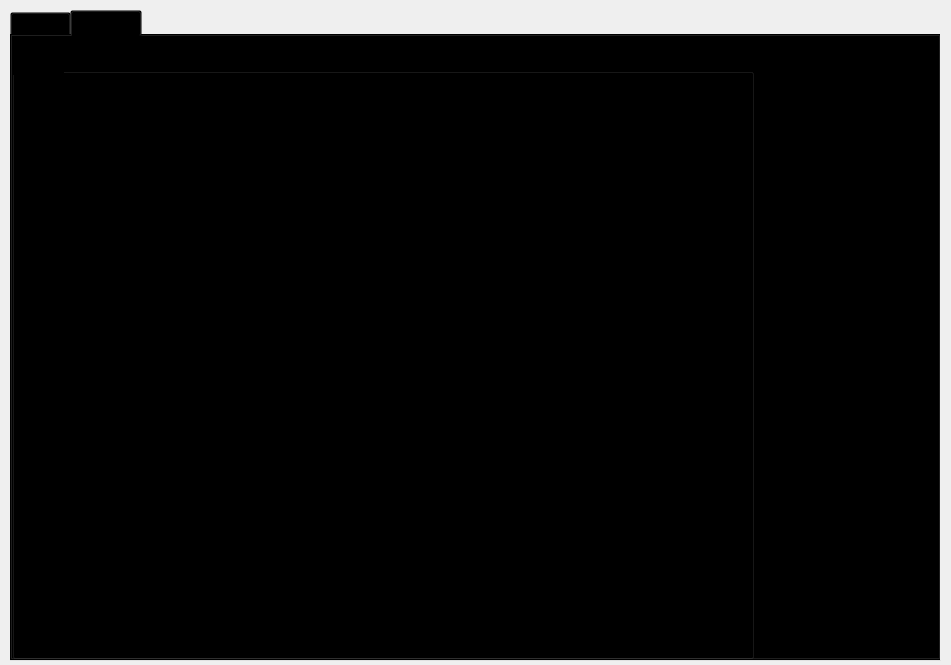
<?xml version="1.0" encoding="UTF-8"?>
<ui version="4.0">
 <class>Form</class>
 <widget class="QWidget" name="Form">
  <property name="geometry">
   <rect>
    <x>0</x>
    <y>0</y>
    <width>951</width>
    <height>665</height>
   </rect>
  </property>
  <property name="windowTitle">
   <string>Form</string>
  </property>
  <widget class="QFrame" name="frame">
   <property name="geometry">
    <rect>
     <x>0</x>
     <y>0</y>
     <width>951</width>
     <height>671</height>
    </rect>
   </property>
   <property name="styleSheet">
    <string notr="true">  background-color: transparent;
</string>
   </property>
   <property name="frameShape">
    <enum>QFrame::StyledPanel</enum>
   </property>
   <property name="frameShadow">
    <enum>QFrame::Raised</enum>
   </property>
   <layout class="QVBoxLayout" name="verticalLayout_2">
    <item>
     <widget class="QTabWidget" name="tabWidget">
      <property name="currentIndex">
       <number>1</number>
      </property>
      <widget class="QWidget" name="tab">
       <property name="styleSheet">
        <string notr="true">QWidget#tab{border-image: url(:/img/img/Desktop_-_4.png);}
</string>
       </property>
       <attribute name="title">
        <string>AI画图</string>
       </attribute>
       <widget class="QLineEdit" name="lineEdit_3">
        <property name="geometry">
         <rect>
          <x>550</x>
          <y>270</y>
          <width>271</width>
          <height>41</height>
         </rect>
        </property>
        <property name="styleSheet">
         <string notr="true">font: 20 10pt &quot;阿里妈妈方圆体 VF Light&quot;;
color:#000000;
border:none;
background-color: rgba(255, 255, 255, 0);</string>
        </property>
        <property name="text">
         <string/>
        </property>
        <property name="alignment">
         <set>Qt::AlignCenter</set>
        </property>
       </widget>
       <widget class="QLabel" name="width_label">
        <property name="geometry">
         <rect>
          <x>560</x>
          <y>360</y>
          <width>41</width>
          <height>41</height>
         </rect>
        </property>
        <property name="styleSheet">
         <string notr="true">font: 63 10pt &quot;阿里妈妈方圆体 VF SemiBold&quot;;</string>
        </property>
        <property name="text">
         <string>宽度</string>
        </property>
       </widget>
       <widget class="QComboBox" name="widthcomboBox">
        <property name="geometry">
         <rect>
          <x>610</x>
          <y>370</y>
          <width>61</width>
          <height>21</height>
         </rect>
        </property>
        <property name="styleSheet">
         <string notr="true">QComboBox#widthcomboBox::drop-down{
        image:url(:/img/img/Vector_2.png)
        } 
QComboBox#widthcomboBox::drop-down:hover{
        background-color:red
        }
</string>
        </property>
        <item>
         <property name="text">
          <string>512</string>
         </property>
        </item>
        <item>
         <property name="text">
          <string>640</string>
         </property>
        </item>
        <item>
         <property name="text">
          <string>680</string>
         </property>
        </item>
        <item>
         <property name="text">
          <string>720</string>
         </property>
        </item>
        <item>
         <property name="text">
          <string>768</string>
         </property>
        </item>
        <item>
         <property name="text">
          <string>1024</string>
         </property>
        </item>
        <item>
         <property name="text">
          <string>1280</string>
         </property>
        </item>
       </widget>
       <widget class="QLabel" name="height_label">
        <property name="geometry">
         <rect>
          <x>720</x>
          <y>360</y>
          <width>41</width>
          <height>41</height>
         </rect>
        </property>
        <property name="styleSheet">
         <string notr="true">font: 63 10pt &quot;阿里妈妈方圆体 VF SemiBold&quot;;</string>
        </property>
        <property name="text">
         <string>高度</string>
        </property>
       </widget>
       <widget class="QComboBox" name="heightcomboBox">
        <property name="geometry">
         <rect>
          <x>770</x>
          <y>370</y>
          <width>61</width>
          <height>21</height>
         </rect>
        </property>
        <property name="styleSheet">
         <string notr="true">QComboBox#heightcomboBox::drop-down{
        image:url(:/img/img/Vector_2.png)
        } 
QComboBox#heightcomboBox::drop-down:hover{
        background-color:red
        }
</string>
        </property>
        <item>
         <property name="text">
          <string>512</string>
         </property>
        </item>
        <item>
         <property name="text">
          <string>360</string>
         </property>
        </item>
        <item>
         <property name="text">
          <string>480</string>
         </property>
        </item>
        <item>
         <property name="text">
          <string>640</string>
         </property>
        </item>
        <item>
         <property name="text">
          <string>680</string>
         </property>
        </item>
        <item>
         <property name="text">
          <string>720</string>
         </property>
        </item>
        <item>
         <property name="text">
          <string>768</string>
         </property>
        </item>
        <item>
         <property name="text">
          <string>1024</string>
         </property>
        </item>
        <item>
         <property name="text">
          <string>1280</string>
         </property>
        </item>
       </widget>
       <widget class="QPushButton" name="startBtn">
        <property name="geometry">
         <rect>
          <x>610</x>
          <y>480</y>
          <width>141</width>
          <height>51</height>
         </rect>
        </property>
        <property name="styleSheet">
         <string notr="true">
color:#000000;
border:none;
background-color: rgba(255, 255, 255, 0);</string>
        </property>
        <property name="text">
         <string/>
        </property>
       </widget>
       <widget class="QComboBox" name="widthcomboBox_2">
        <property name="geometry">
         <rect>
          <x>550</x>
          <y>180</y>
          <width>291</width>
          <height>51</height>
         </rect>
        </property>
        <property name="styleSheet">
         <string notr="true">QComboBox#widthcomboBox_2::drop-down{
        image:url(:/img/img/Vector_2.png);
color:#000000;
border:none;
background-color: rgba(255, 255, 255, 0);

        } 
QComboBox#widthcomboBox_2::drop-down:hover{
        background-color:red;
        }
</string>
        </property>
        <property name="locale">
         <locale language="Chinese" country="China"/>
        </property>
        <item>
         <property name="text">
          <string>赛博朋克</string>
         </property>
        </item>
        <item>
         <property name="text">
          <string>古风</string>
         </property>
        </item>
        <item>
         <property name="text">
          <string>二次元</string>
         </property>
        </item>
        <item>
         <property name="text">
          <string>未来主义</string>
         </property>
        </item>
        <item>
         <property name="text">
          <string>卡通画</string>
         </property>
        </item>
        <item>
         <property name="text">
          <string>油画</string>
         </property>
        </item>
        <item>
         <property name="text">
          <string>像素风格</string>
         </property>
        </item>
       </widget>
      </widget>
      <widget class="QWidget" name="tab_2">
       <attribute name="title">
        <string>用户管理</string>
       </attribute>
       <layout class="QHBoxLayout" name="horizontalLayout" stretch="4,1">
        <property name="spacing">
         <number>0</number>
        </property>
        <property name="leftMargin">
         <number>0</number>
        </property>
        <property name="topMargin">
         <number>18</number>
        </property>
        <property name="rightMargin">
         <number>0</number>
        </property>
        <property name="bottomMargin">
         <number>0</number>
        </property>
        <item>
         <widget class="QGroupBox" name="groupBox">
          <property name="title">
           <string>用户信息</string>
          </property>
          <layout class="QVBoxLayout" name="verticalLayout">
           <item>
            <widget class="QTableView" name="tableView"/>
           </item>
          </layout>
         </widget>
        </item>
        <item>
         <widget class="QFrame" name="frame_2">
          <property name="frameShape">
           <enum>QFrame::StyledPanel</enum>
          </property>
          <property name="frameShadow">
           <enum>QFrame::Raised</enum>
          </property>
          <widget class="QPushButton" name="pushButton">
           <property name="geometry">
            <rect>
             <x>30</x>
             <y>260</y>
             <width>121</width>
             <height>31</height>
            </rect>
           </property>
           <property name="styleSheet">
            <string notr="true"> border: 2px solid #000000; 
border-radius: 9px;</string>
           </property>
           <property name="text">
            <string>查询</string>
           </property>
          </widget>
          <widget class="QLabel" name="label">
           <property name="geometry">
            <rect>
             <x>10</x>
             <y>130</y>
             <width>81</width>
             <height>41</height>
            </rect>
           </property>
           <property name="styleSheet">
            <string notr="true">font: 63 10pt &quot;阿里妈妈方圆体 VF SemiBold&quot;;</string>
           </property>
           <property name="text">
            <string>用户账号：</string>
           </property>
          </widget>
          <widget class="QLineEdit" name="lineEdit">
           <property name="geometry">
            <rect>
             <x>10</x>
             <y>180</y>
             <width>171</width>
             <height>41</height>
            </rect>
           </property>
           <property name="styleSheet">
            <string notr="true"> border: 2px solid #000000; 
border-radius: 9px;
color:#000000;</string>
           </property>
           <property name="alignment">
            <set>Qt::AlignCenter</set>
           </property>
          </widget>
          <widget class="QPushButton" name="pushButton_2">
           <property name="geometry">
            <rect>
             <x>30</x>
             <y>330</y>
             <width>121</width>
             <height>31</height>
            </rect>
           </property>
           <property name="styleSheet">
            <string notr="true"> border: 2px solid #000000; 
border-radius: 9px;</string>
           </property>
           <property name="text">
            <string>删除</string>
           </property>
          </widget>
         </widget>
        </item>
       </layout>
      </widget>
     </widget>
    </item>
   </layout>
  </widget>
 </widget>
 <resources>
  <include location="imgmanager.qrc"/>
 </resources>
 <connections/>
</ui>
